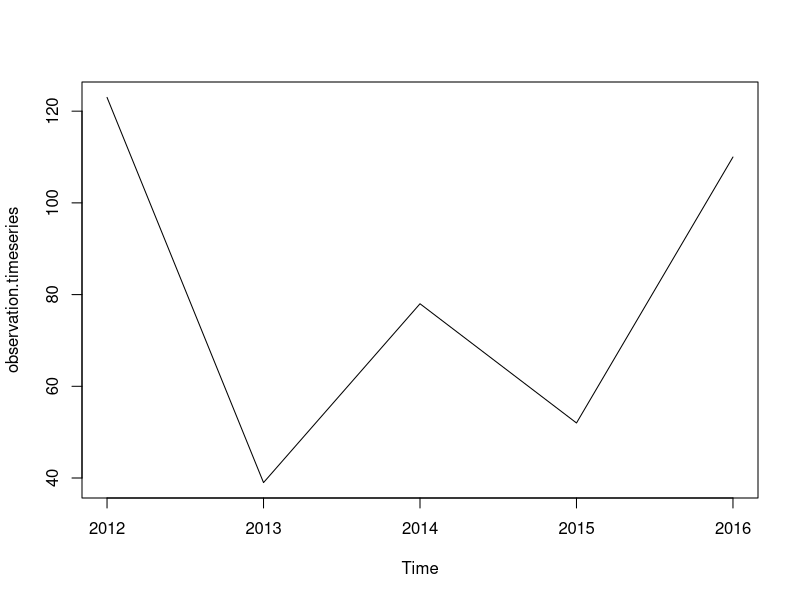
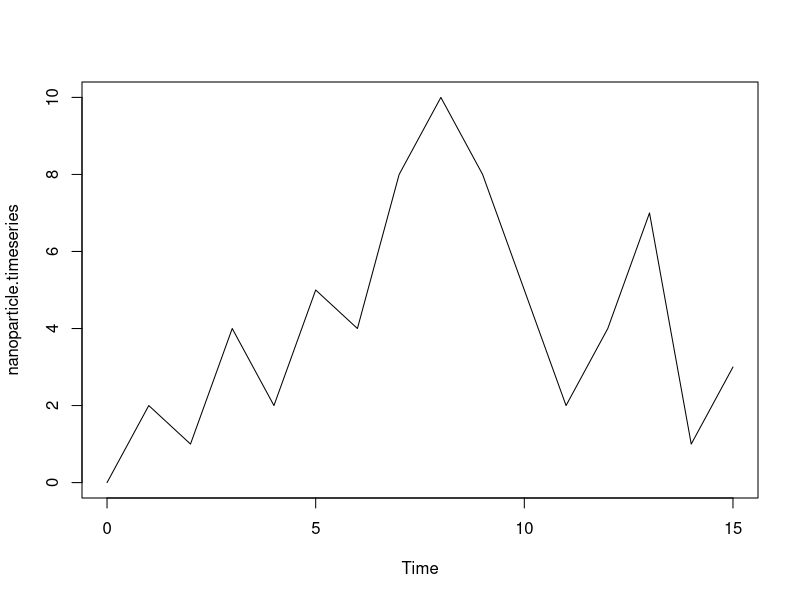

Here is the R script that generated these plots, in order:
#name: Avishka sineth
#subject: Time series


#Problem 1
observation <- c(123,39,78,52,110)
observation.timeseries <- ts(observation,start = c(2012,1),frequency = 1)
print(observation.timeseries)
plot(observation.timeseries)
#The graph have high value and low value pattern around upward trend.

#Problem 1
#this function returns a logical vector the same length as its argument, with T for missing values and F for non-missings. It's fairly common to want to know the index of the missing values, and the which() function will help do this for you.Math functions generally have a way to exclude missing values in their calculations. mean(), median(), colSums(), var(), sd(), min() and max() all take the na.rm argument. When this is TRUE, missing values are omitted. The default is FALSE, meaning that each of these functions returns NA if any input number is NA. Note that cor() and its relatives don't work that way: with those you need to supply the use= argument. This is to permit more complicated handling of missing values than simply omitting them.R's modeling functions accept an na.action argument that tells the function.

#Problem 3
#Why create and use time series objects of the ts() class?
#The function ts() is used to create time-series objects. These are vectors or matrices with class of "ts" (and additional attributes) which represent data which has been sampled at equispaced points in time. In the matrix case, each column of the matrix data is assumed to contain a single (univariate) time series.

#What is the function that can be used to test if an object is a time series?
#The function ts() is used to create time-series objects. as. ts() and is. ts() coerce an object to a time-series and test whether an object is a time series.

#Problem 4
#Univariate statistics summarize only one variable at a time.
#Bivariate statistics compare two variables. 
#Multivariate statistics compare more than two variables.

#Problem 5
nanoparticle <- c(0,2,1,4,2,5,4,8,10,8,5,2,4,7,1,3)
nanoparticle.timeseries <- ts(nanoparticle,start = c(0,1),frequency = 1)
print(nanoparticle.timeseries)
plot(nanoparticle.timeseries)
#The graph have up-to-down trend.